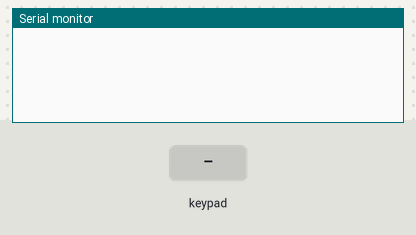
The sketch below on a simulated Arduino Uno, built with avr-gcc and run on an emulated ATmega328P. Shown: the last lines printed to the serial monitor. Inputs (shaded band) come from the test bench.

Above: at 1.2 s.
1.3 s: key '1' pressed
At 1.8 s:
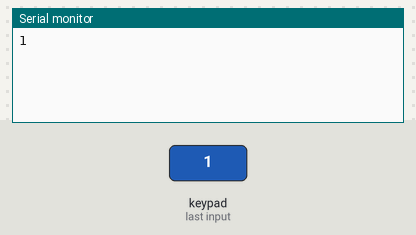
2.8 s: keypad keys 1 2 pressed 0.4 s apart
At 4.7 s:
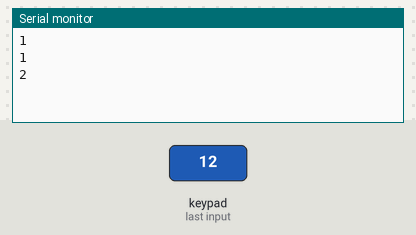
5.1 s: key '3' pressed
At 6.0 s:
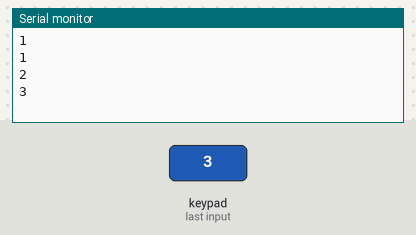
Timing chart, 0 to 8.1 s (numbered marks = the images above; inputs shaded):
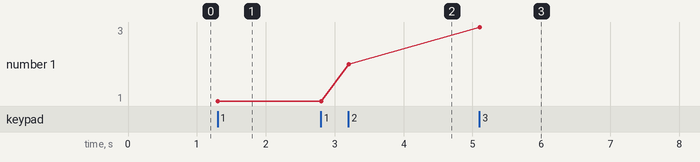

The sketch:

HelloKeypad.ino
```cpp
/* @file HelloKeypad.pde
|| @version 1.0
|| @author Alexander Brevig
|| @contact alexanderbrevig@gmail.com
||
|| @description
|| | Demonstrates the simplest use of the matrix Keypad library.
|| #
*/
#include <Keypad.h>

const byte ROWS = 2; //four rows
const byte COLS = 2; //three columns
char keys[ROWS][COLS] = {
  {'1','2'},
  {'3','4'}
};
byte rowPins[ROWS] = {5, 4}; //connect to the row pinouts of the keypad
byte colPins[COLS] = {8, 7}; //connect to the column pinouts of the keypad

Keypad keypad = Keypad( makeKeymap(keys), rowPins, colPins, ROWS, COLS );

void setup(){
  Serial.begin(9600);
}

void loop(){
  char key = keypad.getKey();

  if (key){
    Serial.println(key);
  }
}
```

Measured:
- after the input at 1.3 s, the serial monitor: prints a new line at once (image 1)
- after the input at 2.8 s, the serial monitor: prints a new line after 0.41 s (image 2)
- after the input at 5.1 s, the serial monitor: prints a new line at once (image 3)
- plotted number 1: 1 → 2 after the input at 2.8 s, 2 → 3 after the input at 5.1 s
